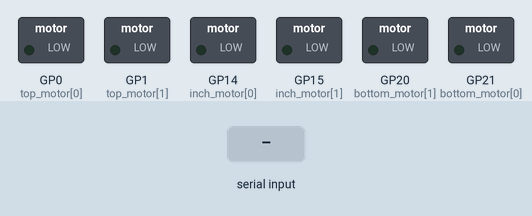
Recording of a program running on a simulated Raspberry Pi Pico running MicroPython. Parts: switched loads named in the program (green lamp = pin HIGH). The test bench sets the inputs (shaded band). What the program prints to the serial console is not drawn.

Above: at 1.2 s.
1.3 s: "q" typed at the serial console, then Enter
At 1.6 s:
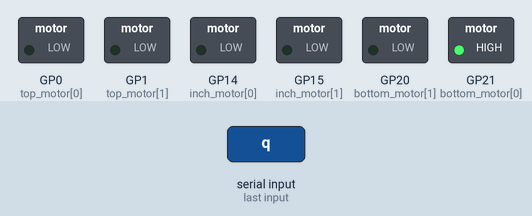
2.8 s: "a" typed at the serial console, then Enter
At 3.9 s:
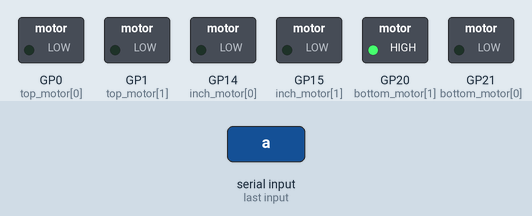
4.3 s: "w" typed at the serial console, then Enter
At 5.0 s:
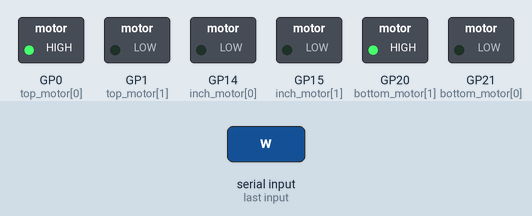
5.8 s: "s" typed at the serial console, then Enter
At 6.2 s:
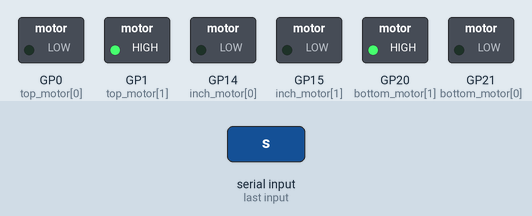
7.3 s: "e" typed at the serial console, then Enter
At 8.5 s:
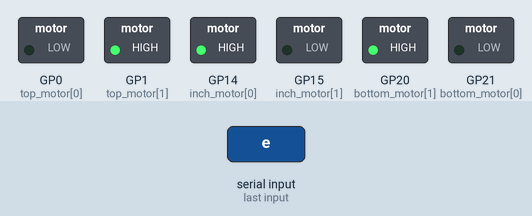
8.8 s: "d" typed at the serial console, then Enter
At 9.7 s:
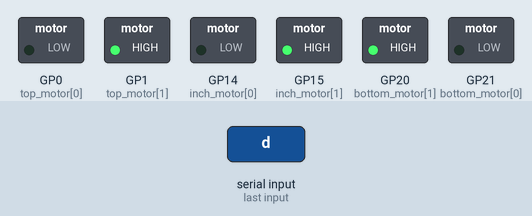
Timing chart, 0 to 11.3 s (numbered marks = the images above; inputs shaded):
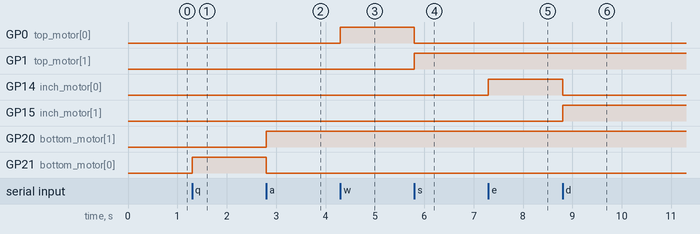

Measured:
- after the input at 1.3 s, GP21 (bottom_motor[0]): LOW → HIGH at once
- after the input at 2.8 s, GP20 (bottom_motor[1]): LOW → HIGH at once; GP21 (bottom_motor[0]): HIGH → LOW at once
- after the input at 4.3 s, GP0 (top_motor[0]): LOW → HIGH at once
- after the input at 5.8 s, GP0 (top_motor[0]): HIGH → LOW at once; GP1 (top_motor[1]): LOW → HIGH at once
- after the input at 7.3 s, GP14 (inch_motor[0]): LOW → HIGH at once
- after the input at 8.8 s, GP14 (inch_motor[0]): HIGH → LOW at once; GP15 (inch_motor[1]): LOW → HIGH at once

The program:

testKhamis.py
```python
from machine import Pin
import sys

# ─── MOTOR PIN SETUP ───
bottom_motor = (Pin(21, Pin.OUT), Pin(20, Pin.OUT))   # IN1, IN2
top_motor    = (Pin(0, Pin.OUT), Pin(1, Pin.OUT)) # IN1, IN2
inch_motor   = (Pin(14, Pin.OUT), Pin(15, Pin.OUT)) # IN1, IN2

# ─── HELPERS ───
def drive(motor, in1_val, in2_val, label):
    motor[0].value(in1_val)
    motor[1].value(in2_val)
    if in1_val == in2_val == 0:
        print(f"{label}: STOP")
    elif in1_val == 1:
        print(f"{label}: FORWARD")
    else:
        print(f"{label}: REVERSE")

def stop_all():
    drive(bottom_motor, 0, 0, "Bottom motor")
    drive(top_motor, 0, 0, "Top motor")
    drive(inch_motor, 0, 0, "Inch motor")
    print("All motors stopped.")

# ─── USER PROMPT ───
print("3-Motor Directional Control")
print("Controls:")
print("  q → Bottom EXTEND    | a → Bottom RETRACT")
print("  w → Top EXTEND       | s → Top RETRACT")
print("  e → Inch FORWARD     | d → Inch REVERSE")
print("  x → Stop all")
print("  exit → Quit")

# ─── MAIN LOOP ───
while True:
    cmd = sys.stdin.readline().strip().lower()
    if not cmd:
        continue

    if cmd == "exit":
        stop_all()
        print("Exiting.")
        break
    elif cmd == "x":
        stop_all()
    elif cmd == "q":
        drive(bottom_motor, 1, 0, "Bottom motor")
    elif cmd == "a":
        drive(bottom_motor, 0, 1, "Bottom motor")
    elif cmd == "w":
        drive(top_motor, 1, 0, "Top motor")
    elif cmd == "s":
        drive(top_motor, 0, 1, "Top motor")
    elif cmd == "e":
        drive(inch_motor, 1, 0, "Inch motor")
    elif cmd == "d":
        drive(inch_motor, 0, 1, "Inch motor")
    else:
        print("Unknown command.")
```
